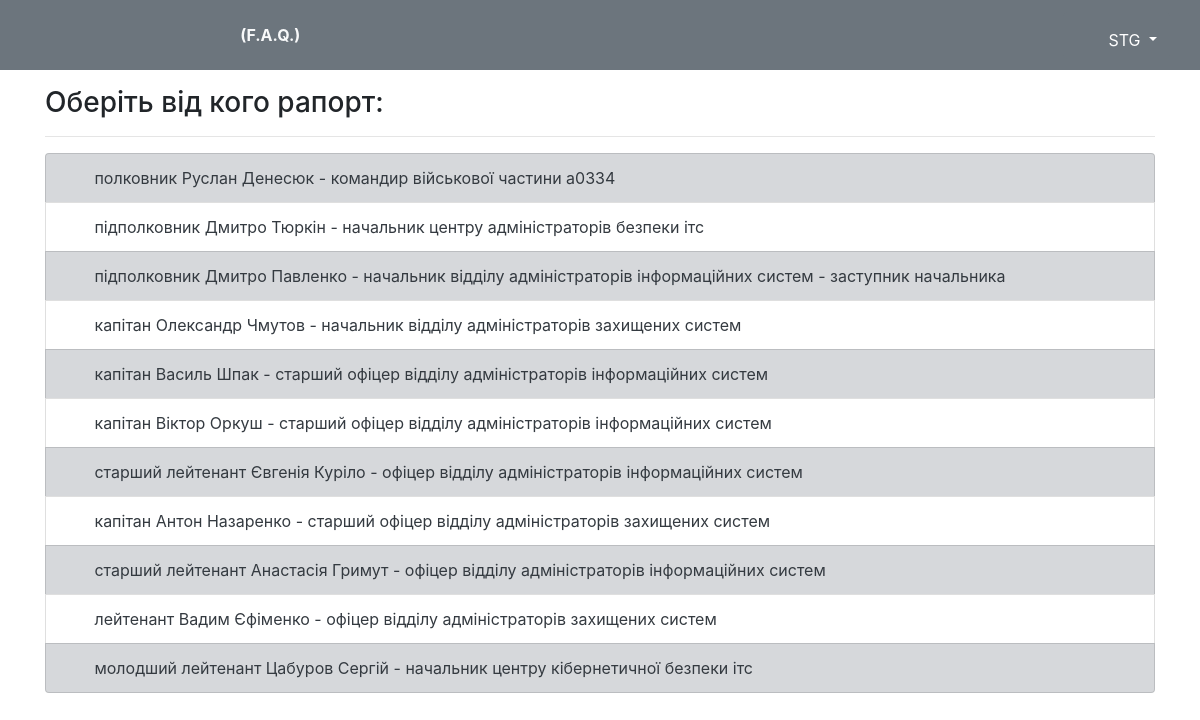
Screenshot of /serviceman_list (signed in) with the database file from the repository.
### reports/models.py (models this page shows, shortened)
class Serviceman(models.Model):
    first_name = models.CharField(max_length=255, verbose_name="Ім'я")
    last_name = models.CharField(max_length=255, verbose_name="Прізвище")
    to_first_name = models.CharField(max_length=255, verbose_name="Ім'я, давальний відмінок (Петру, Євгенії, Дмитру...)")
    to_last_name = models.CharField(max_length=255, verbose_name="Прізвище, давальний відмінок (Яцуку, Куріло, Павленку...)")
    for_first_name = models.CharField(max_length=255, verbose_name="Ім'я, знахідний відмінок (Петра, Євгенії, Дмитра...)")
    for_last_name = models.CharField(max_length=255, verbose_name="Прізвище, знахідний відмінок (Яцука, Куріло, Павленка...)")
    rank = models.ForeignKey('Rank', on_delete=models.DO_NOTHING, verbose_name="військове звання")
    unit = models.ForeignKey('Unit', on_delete=models.DO_NOTHING, verbose_name="Підрозділ")
    position = models.ForeignKey('Position', on_delete=models.DO_NOTHING, null=True, verbose_name="Посада")
    class Meta:
        verbose_name = "Військовослужбовці__"
        verbose_name_plural = "Військовослужбовці"

class Rank(models.Model):
    name = models.CharField(max_length=255, verbose_name="військове звання (полковник, лейтенант..)")
    to_name = models.CharField(max_length=255, blank=True, null=True, verbose_name="військове звання, давальний відмінок (полковнику, лейтенанту..)")
    for_name = models.CharField(max_length=255, blank=True, null=True, verbose_name="військове звання, знахідний відмінок (полковника, лейтенанта..)")
    def __str__(self):
        return self.name
    class Meta:
        verbose_name = "Військові звання__"
        verbose_name_plural = "Військові звання"

class Position(models.Model):
    position_title = models.CharField(max_length=255, verbose_name="посада (офіцер, старший офіцер, начальник)")
    position_tail = models.CharField(max_length=255, default='', blank=True, verbose_name="додаткова посада. Наприклад:(заступник начальника, перший заступник командира...)  !!! назву підрозділу НЕ ВКАЗУВАТИ  !!!")
    unit = models.ForeignKey('Unit', on_delete=models.DO_NOTHING, verbose_name="підрозділ")
    supervisor = models.BooleanField(default=False, blank=True, null=True, verbose_name="командир/начальник підрозділу")
    temp_supervisor = models.BooleanField(default=False, blank=True, null=True, verbose_name="тимчасово виконуючий обов'язки командира/начальника")
    def __str__(self):
        if self.temp_supervisor:
            pos_result = "Тимчасово виконуючий обов'язки\n" + self.position_title.split()[0] + "а"
        else:
            pos_result = self.position_title[0].capitalize() + self.position_title[1:]
        pos_result += " " + self.unit.name
        if len(self.position_tail) > 0:
            pos_result += " - " + self.position_tail
        return pos_result
    class Meta:
        verbose_name = "Посада__"
        verbose_name_plural = "Посади"

class Unit(models.Model):
    name = models.CharField(max_length=255, verbose_name="назва підрозділу в РОДОВОМУ відміноку (відділу аналізу інцидентів кібернетичної безпеки)")
    parent_unit = models.ForeignKey('self', on_delete=models.CASCADE, null=True, blank=True, verbose_name="вищій підрозділ (віддліл->центр->..)")
    class Meta:
        verbose_name = "Підрозділ"
        verbose_name_plural = "Підрозділи"

### reports/views.py (the view)
# urls.py: path('serviceman_list', views.serviceman_list_view, name='users'),
def serviceman_list_view(request):
    serviceman_list = Serviceman.objects.all()
    context = {
        'serviceman_list': serviceman_list
    }
    return render(request, 'reports/serviceman_list.html', context)

### reports/templates/reports/serviceman_list.html
{% extends 'reports/base.html' %}
{% block content %}
    <p><h3>Оберіть від кого рапорт:</h3></p>
    <hr>
    <div class="bs-example">
        <ul class="list-group">
            {% for serviceman in serviceman_list %}
                <li class="list-group-item {% cycle 'list-group-item-secondary' '' %}">
                    <a class="text-dark" href="{% url 'reports:edit_service_members_chain' serviceman_id=serviceman.id %}">
                        <span><i class="fas fa-angle-right mr-3"></i></span>{{ serviceman.rank }} {{ serviceman.first_name|title }} {{ serviceman.last_name|title }} -
                        {{ serviceman.position|lower }}</a>
                </li>
            {% endfor %}
        </ul>
    </div>
{% endblock %}

### reports/templates/reports/base.html (shortened to what this page needs)
{% load static %}
<!doctype html>
<html lang="en">
<head>
    <link rel="stylesheet" href="{% static 'fontawesome-free-5.11.2-web/css/all.css' %}">
    <link href="https://maxcdn.bootstrapcdn.com/bootstrap/4.0.0/css/bootstrap.min.css"
 rel="stylesheet"/>
    <link rel="stylesheet" type="text/css" href="{% static 'custom-css/custom_styles.css' %}"/>
</head>
<body>
<nav class="navba fixed-top navbar-expand navbar-dark bg-secondary">
    <div class="container form-inline">
        <a href="/" class="navbar-brand ml-3">
            <i class="fas fa-greater-than fa-3x text-light"></i></a>
            <div class="collapse navbar-collapse">
                {% if user.is_authenticated %}
                    <ul class="navbar-nav mr-auto d-flex align-items-center">
                        <li class="nav-item">
                            <a href="/">
                                <span class="nav-link text-light text-uppercase font-weight-normal px-3">
                                    <i class="fas fa-file-alt fa-2x text-danger"></i>
                                    <i class="fas fa-file-alt fa-2x text-warning"></i>
                                    <i class="fas fa-file-alt fa-2x text-light"></i>
                                </span>
                            </a>
                        </li>
                        <li class="nav-item"><a class="nav-link text-light text-uppercase font-weight-bold px-3"
                                                href="#">(F.A.Q.)</a></li>
                    </ul>
                    <div class="dropdown">
                        <button class="btn btn-secondary dropdown-toggle align-self-baseline" type="button"
                                id="dropdownMenuButton"
                                data-toggle="dropdown" aria-haspopup="true" aria-expanded="false">
                            <span class="fas fa-child fa-2x mr-2"></span><span>{{ user.username|upper }}</span>
                        </button>
                    </div>
                {% endif %}
            </div>
    </div>
</nav>
<div class="container">
    {% block content %}{% endblock %}
</div>
</body>
</html>

### reports/static/custom-css/custom_styles.css (style rules this page uses)
body { padding-top: 70px; }

### rows the page displays
Serviceman: rank "полковник", first_name "Руслан", last_name "Денесюк", position "командир військової частини а0334"
Serviceman: rank "підполковник", first_name "Дмитро", last_name "Тюркін", position "начальник центру адміністраторів безпеки ітс"
Serviceman: rank "підполковник", first_name "Дмитро", last_name "Павленко", position "начальник відділу адміністраторів інформаційних систем - заступник начальника"
Serviceman: rank "капітан", first_name "Олександр", last_name "Чмутов", position "начальник відділу адміністраторів захищених систем"
Serviceman: rank "капітан", first_name "Василь", last_name "Шпак", position "старший офіцер відділу адміністраторів інформаційних систем"
Serviceman: rank "капітан", first_name "Віктор", last_name "Оркуш", position "старший офіцер відділу адміністраторів інформаційних систем"
Serviceman: rank "старший лейтенант", first_name "Євгенія", last_name "Куріло", position "офіцер відділу адміністраторів інформаційних систем"
Serviceman: rank "капітан", first_name "Антон", last_name "Назаренко", position "старший офіцер відділу адміністраторів захищених систем"
Serviceman: rank "старший лейтенант", first_name "Анастасія", last_name "Гримут", position "офіцер відділу адміністраторів інформаційних систем"
Serviceman: rank "лейтенант", first_name "Вадим", last_name "Єфіменко", position "офіцер відділу адміністраторів захищених систем"
Serviceman: rank "молодший лейтенант", first_name "Цабуров", last_name "Сергій", position "начальник центру кібернетичної безпеки ітс"

### other values shown
{{ user.username|upper }} "STG"
